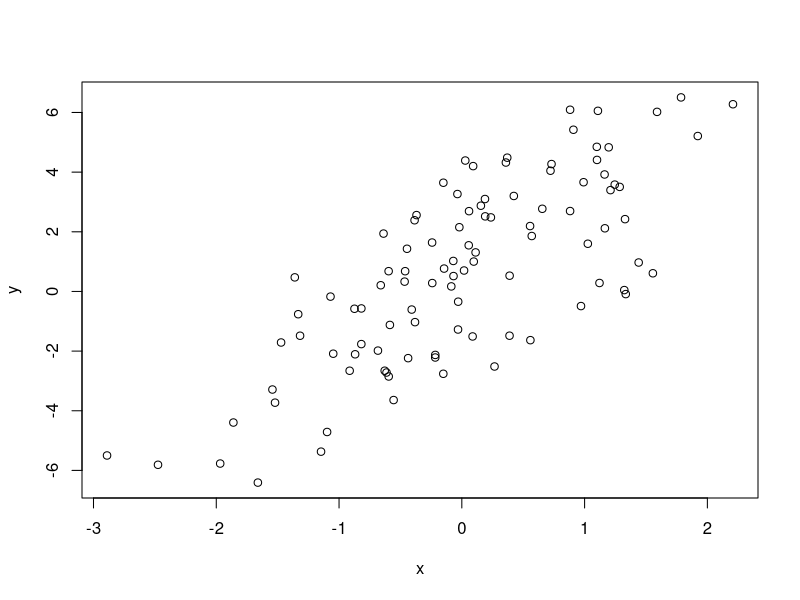
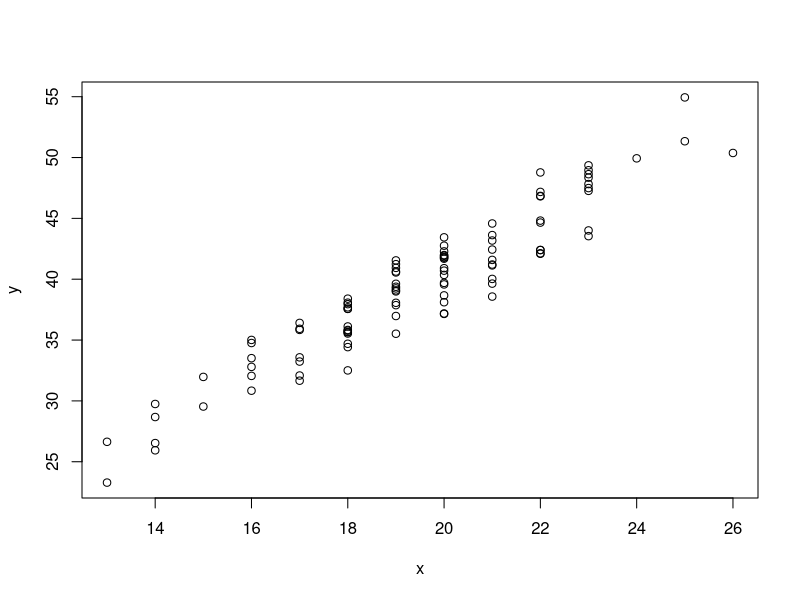

The R source for these figures, in order:
set.seed(20)
x <- rnorm(100)
e <- rnorm(100,0,2)
y <- 0.5+2*x+e

summary(y)

plot(x,y)

# how do I simulate from model?


# what if x is binary? #이항분포일 경우
set.seed(10)
x <- rbinom(100,40,0.5)
e <- rnorm(100,0,2)
y <- 0.5+2*x+e


plot(x,y)
